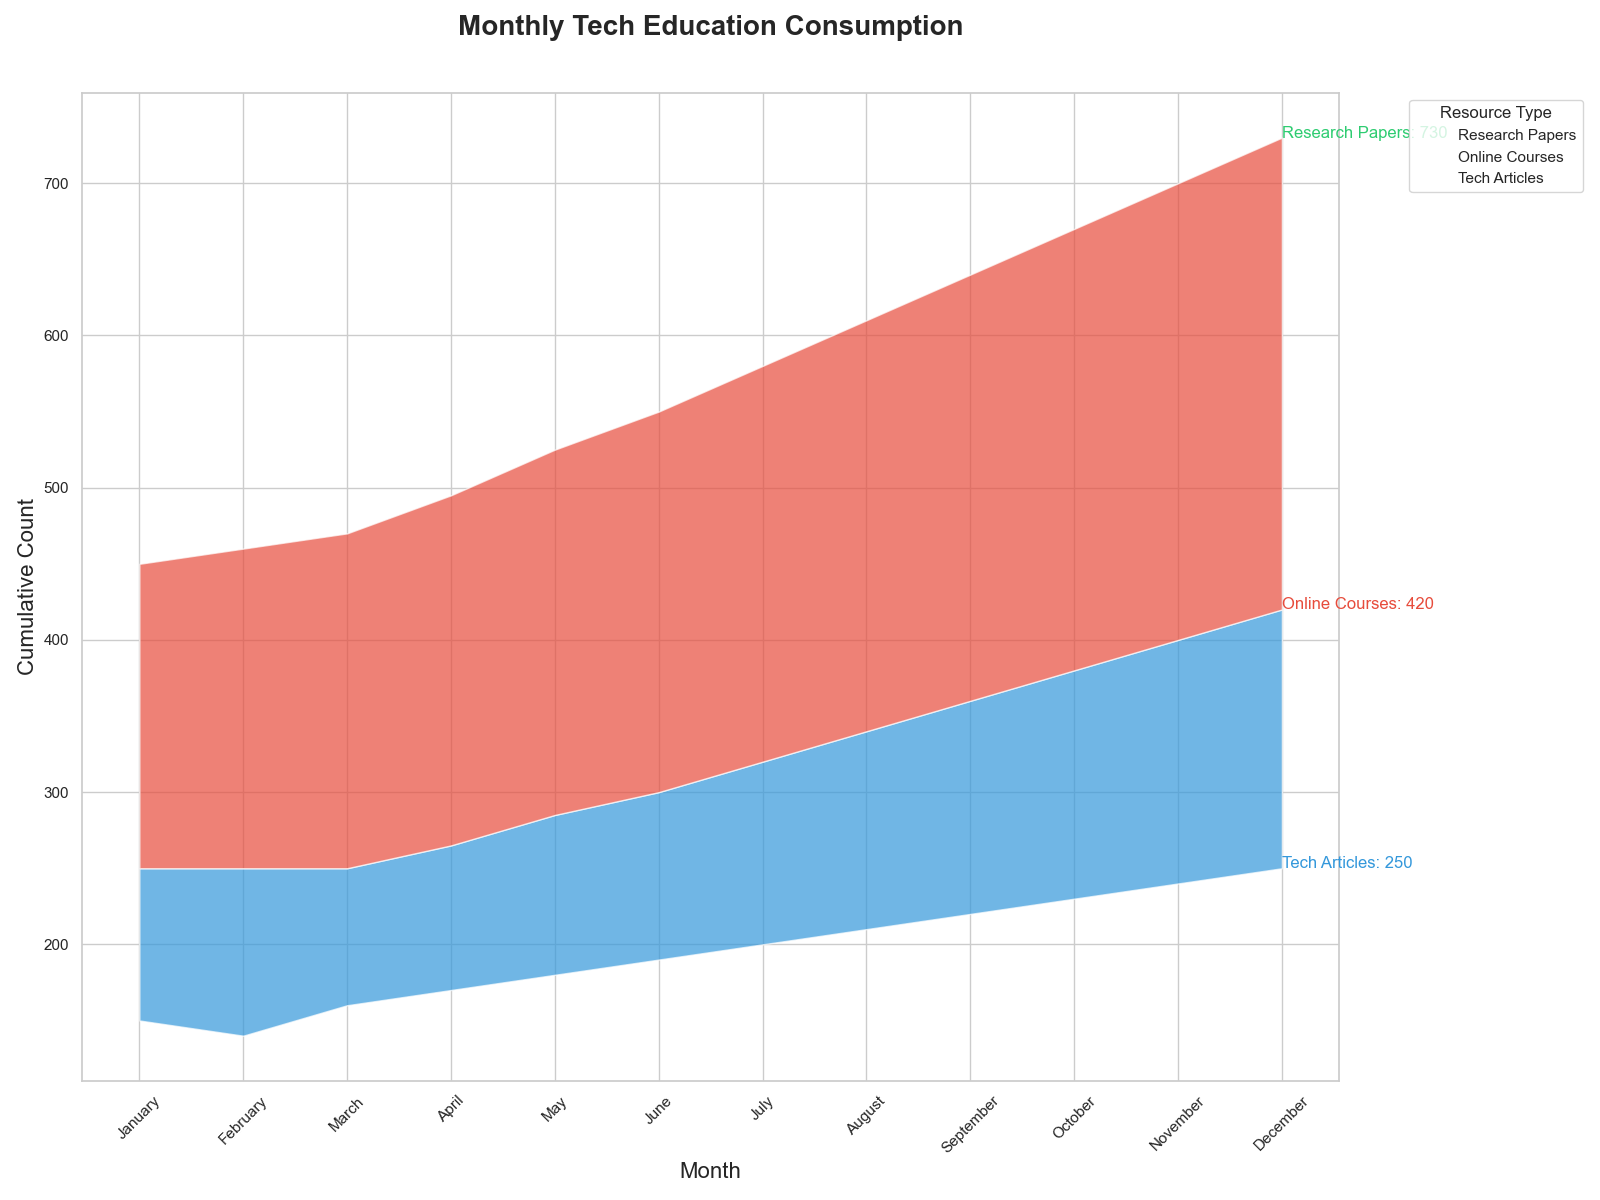

The script that drew this image:

import pandas as pd
import seaborn as sns
import matplotlib.pyplot as plt

# Create dataframe
data = {
    'Month': ['January', 'February', 'March', 'April', 'May', 'June', 'July', 'August', 'September', 'October', 'November', 'December'],
    'Tech Articles': [150, 140, 160, 170, 180, 190, 200, 210, 220, 230, 240, 250],
    'Online Courses': [100, 110, 90, 95, 105, 110, 120, 130, 140, 150, 160, 170],
    'Research Papers': [200, 210, 220, 230, 240, 250, 260, 270, 280, 290, 300, 310]
}
df = pd.DataFrame(data)
df = df.set_index('Month')

# Plot stacked area chart
plt.figure(figsize=(16, 12))
sns.set_theme(style="whitegrid")
pal = ["#3498db", "#e74c3c", "#2ecc71"]

# Cumulate the values
df_cum = df.cumsum(axis=1)

# Plot the lines to create a stacked effect
for i in range(len(df.columns)-1, -1, -1):
    sns.lineplot(data=df_cum[df.columns[i]], label=df.columns[i], color=pal[i], linewidth=0)

# Fill the area between the lines
for i in range(len(df.columns)-1):
    plt.fill_between(df.index, df_cum.iloc[:, i], df_cum.iloc[:, i+1], facecolor=pal[i], alpha=0.7)

# Annotation
for idx, value in enumerate(df_cum.iloc[-1]):
    plt.text(len(df.index)-1, value, f'{df.columns[idx]}: {value}', horizontalalignment='left', size='medium', color=pal[idx])

# Customize chart
plt.title("Monthly Tech Education Consumption", fontsize=20, fontweight='bold', y=1.05)
plt.xlabel("Month", fontsize=16)
plt.ylabel("Cumulative Count", fontsize=16)
plt.xticks(rotation=45)
plt.legend(title='Resource Type', bbox_to_anchor=(1.05, 1), loc='upper left')

# Show the chart
plt.tight_layout()
plt.show()
